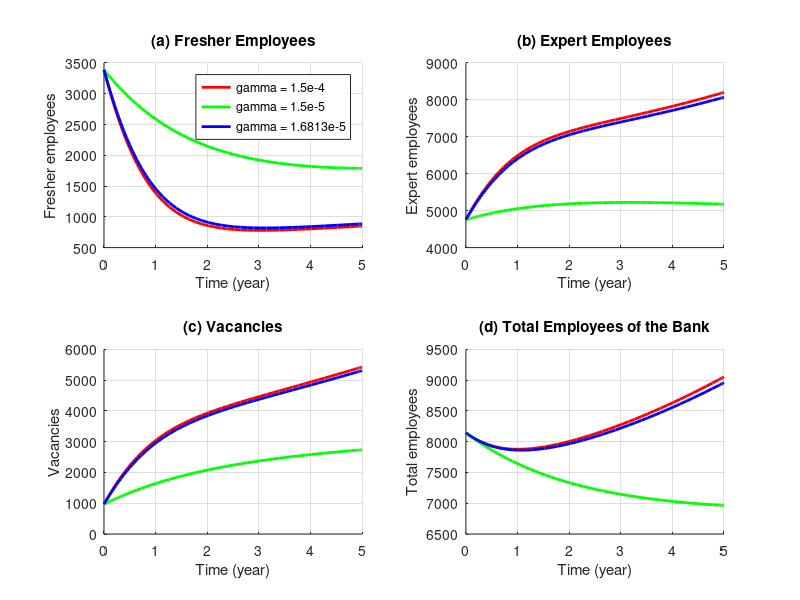

This chart was generated by the following MATLAB code:
function plot_figure1()
% Parameter dari Tabel 1
params.k = 0.25;
params.beta = 0.15;
params.gamma = [1.5e-4 ,1.5e-5 ,1.4e-4];
params.delta = 0.01;
params.tau = 0.15;
params.xi = 0.05;
params.psi = 0.05;
params.phi = 0.01;
% Kondisi awal
F0 = 3389;
E0 = 4756;
V0 = 970;
% Waktu simulasi (5 tahun)
tspan = [0 5];
% Warna untuk plot
colors = ['r', 'g', 'b'];
labels = {'gamma = 1.5e-4', 'gamma = 1.5e-5', 'gamma = 1.6813e-5'};
figure;
% Subplot 1: Fresher Employees
subplot(2,2,1);
hold on;
for i = 1:3
[t,y] = ode45(@(t,y) hr_model(t,y,params.gamma(i), params), tspan, [F0; E0; V0]);
plot(t, y(:,1), colors(i), 'LineWidth', 2);
end
title('(a) Fresher Employees');
xlabel('Time (year)');
ylabel('Fresher employees');
legend(labels);
grid on;
% Subplot 2: Expert Employees
subplot(2,2,2);
hold on;
for i = 1:3
[t,y] = ode45(@(t,y) hr_model(t,y,params.gamma(i), params), tspan, [F0; E0; V0]);
plot(t, y(:,2), colors(i), 'LineWidth', 2);
end
title('(b) Expert Employees');
xlabel('Time (year)');
ylabel('Expert employees');
grid on;
% Subplot 3: Vacancies
subplot(2,2,3);
hold on;
for i = 1:3
[t,y] = ode45(@(t,y) hr_model(t,y,params.gamma(i), params), tspan, [F0; E0; V0]);
plot(t, y(:,3), colors(i), 'LineWidth', 2);
end
title('(c) Vacancies');
xlabel('Time (year)');
ylabel('Vacancies');
grid on;
% Subplot 4: Total Employees
subplot(2,2,4);
hold on;
for i = 1:3
[t,y] = ode45(@(t,y) hr_model(t,y,params.gamma(i), params), tspan, [F0; E0; V0]);
plot(t, y(:,1) + y(:,2), colors(i), 'LineWidth', 2);
end
title('(d) Total Employees of the Bank');
xlabel('Time (year)');
ylabel('Total employees');
grid on;
end
function dydt = hr_model(~, y, gamma, params)
% Parameter tetap
beta = params.beta;
k = params.k;
delta = params.delta;
tau = params.tau;
xi = params.xi;
psi = params.psi;
phi = params.phi;
F = y(1);
E = y(2);
V = y(3);
dFdt = k * V - beta * F - gamma * F * E - delta * F - tau * F;
dEdt = -xi * V + gamma * F * E - psi * E - delta * E + tau * F;
dVdt = -phi * E + gamma * F * E - k * V + beta * F + delta * F + psi * E + delta * E + xi * V;
dydt = [dFdt; dEdt; dVdt];
end
